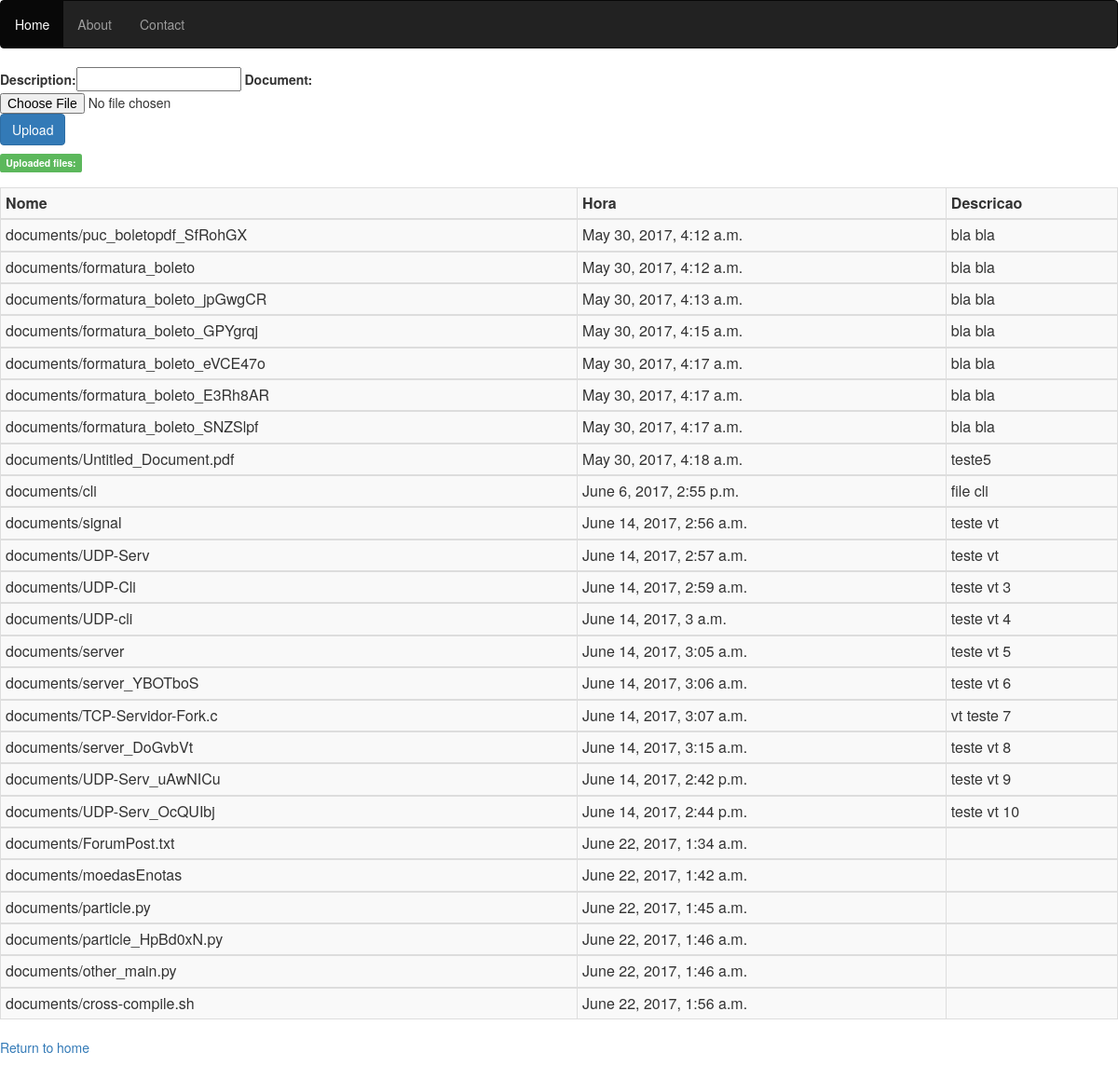
Screenshot of /test_up/ with the database file from the repository.
### teste_upload/models.py (models this page shows, shortened)
class Document(models.Model):
    description = models.CharField(max_length=255, blank=True)
    document = models.FileField(upload_to='documents/')
    uploaded_at = models.DateTimeField(auto_now_add=True)

### teste_upload/views.py (the view)
def model_form_upload(request):
    documents = Document.objects.all()
    if request.method == 'POST':
        form = DocumentForm(request.POST, request.FILES)
        if form.is_valid():
            doc = form.save()
            print("Documento Salvo!")
            filename = settings.MEDIA_ROOT+"/"+str(doc.document)
            print("**filename: "+filename)
            sha256_doc = file_misc.sha256_checksum(filename)
            json_response = vt.get_json_from_virusTotal(sha256_doc)
            if json_response['response_code'] == 0:
               	resource_code = vt.send_to_virusTotal(filename)
                print("resource_code: "+resource_code)
                vt_response_json = vt.get_json_from_virusTotal(resource_code)
            elif json_response['response_code'] == 1:
                vt_response_json = json_response
            doc_fp = Document_fingerPrints()
            print(">>>>> vt_sha256: "+sha256_doc)
            doc_fp.sha256 = sha256_doc
            doc_fp.md5 = vt_response_json['md5']
            doc_fp.document = doc
            vt_file_classification = vt_response_json['scans']['GData']['result']
            print(">>>>> vt_result: "+ str(vt_file_classification))
            doc_clas = Document_classification()
            doc_clas.virusTotal_rate = vt_file_classification
            doc_clas.document = doc
            doc_clas.save()
            print("Savou o doc_clas")
            return redirect("home:index")
    else:
        form = DocumentForm()
    return render(request, 'teste_upload/model_form_upload.html', {
        'form':form, 'documents':documents
    })

### teste_upload/forms.py
class DocumentForm(forms.ModelForm):
    class Meta:
        model = Document
        fields = ('description', 'document',)

### teste_upload/templates/teste_upload/model_form_upload.html (shortened to what this page needs)
<head>
  {% load staticfiles %}
  <link rel="stylesheet" type="text/css" href= {% static "css/bootstrap.min.css" %}>
</head>
<body>
{% block content %}
<nav class="navbar navbar-inverse">
          <ul class="nav navbar-nav">
            <li class="active"><a href="#">Home</a></li>
            <li><a href="#about">About</a></li>
            <li><a href="#contact">Contact</a></li>
          </ul>
</nav>
  <div>
    <form method="post" enctype="multipart/form-data">
      {{ form.as_table }}
      <button class="btn btn-primary " type="submit">Upload</button>
    </form>
  <div>
  <div ><span class="label label-success"> Uploaded files: </span></div>
  <div class="table-responsive">
    <table class="table table-striped table-bordered table-hover table-condensed">
        <thread>
          <tr>
            <th> Nome </th>
            <th> Hora </th>
            <th> Descricao </th>
          </tr>
        </thread>
        {% for obj in documents %}
          <tbody>
            <tr>
              <td> {{ obj.document.name }} </td>
              <td> {{ obj.uploaded_at   }} </td>
              <td> {{ obj.description   }} </td>
          </tbody>
        {% endfor %}
      </table>
  </div>
  <p><a href="{% url 'home:index' %}">Return to home</a></p>
{% endblock %}

### rows the page displays
Document: document.name "documents/puc_boletopdf_SfRohGX", uploaded_at "May 30, 2017, 4:12 a.m.", description "bla bla"
Document: document.name "documents/formatura_boleto", uploaded_at "May 30, 2017, 4:12 a.m.", description "bla bla"
Document: document.name "documents/formatura_boleto_jpGwgCR", uploaded_at "May 30, 2017, 4:13 a.m.", description "bla bla"
Document: document.name "documents/formatura_boleto_GPYgrqj", uploaded_at "May 30, 2017, 4:15 a.m.", description "bla bla"
Document: document.name "documents/formatura_boleto_eVCE47o", uploaded_at "May 30, 2017, 4:17 a.m.", description "bla bla"
Document: document.name "documents/formatura_boleto_E3Rh8AR", uploaded_at "May 30, 2017, 4:17 a.m.", description "bla bla"
Document: document.name "documents/formatura_boleto_SNZSlpf", uploaded_at "May 30, 2017, 4:17 a.m.", description "bla bla"
Document: document.name "documents/Untitled_Document.pdf", uploaded_at "May 30, 2017, 4:18 a.m.", description "teste5"
Document: document.name "documents/cli", uploaded_at "June 6, 2017, 2:55 p.m.", description "file cli"
Document: document.name "documents/signal", uploaded_at "June 14, 2017, 2:56 a.m.", description "teste vt"
Document: document.name "documents/UDP-Serv", uploaded_at "June 14, 2017, 2:57 a.m.", description "teste vt"
Document: document.name "documents/UDP-Cli", uploaded_at "June 14, 2017, 2:59 a.m.", description "teste vt 3"
Document: document.name "documents/UDP-cli", uploaded_at "June 14, 2017, 3 a.m.", description "teste vt 4"
Document: document.name "documents/server", uploaded_at "June 14, 2017, 3:05 a.m.", description "teste vt 5"
Document: document.name "documents/server_YBOTboS", uploaded_at "June 14, 2017, 3:06 a.m.", description "teste vt 6"
Document: document.name "documents/TCP-Servidor-Fork.c", uploaded_at "June 14, 2017, 3:07 a.m.", description "vt teste 7"
Document: document.name "documents/server_DoGvbVt", uploaded_at "June 14, 2017, 3:15 a.m.", description "teste vt 8"
Document: document.name "documents/UDP-Serv_uAwNICu", uploaded_at "June 14, 2017, 2:42 p.m.", description "teste vt 9"
Document: document.name "documents/UDP-Serv_OcQUIbj", uploaded_at "June 14, 2017, 2:44 p.m.", description "teste vt 10"
Document: document.name "documents/ForumPost.txt", uploaded_at "June 22, 2017, 1:34 a.m."
Document: document.name "documents/moedasEnotas", uploaded_at "June 22, 2017, 1:42 a.m."
Document: document.name "documents/particle.py", uploaded_at "June 22, 2017, 1:45 a.m."
Document: document.name "documents/particle_HpBd0xN.py", uploaded_at "June 22, 2017, 1:46 a.m."
Document: document.name "documents/other_main.py", uploaded_at "June 22, 2017, 1:46 a.m."
Document: document.name "documents/cross-compile.sh", uploaded_at "June 22, 2017, 1:56 a.m."
